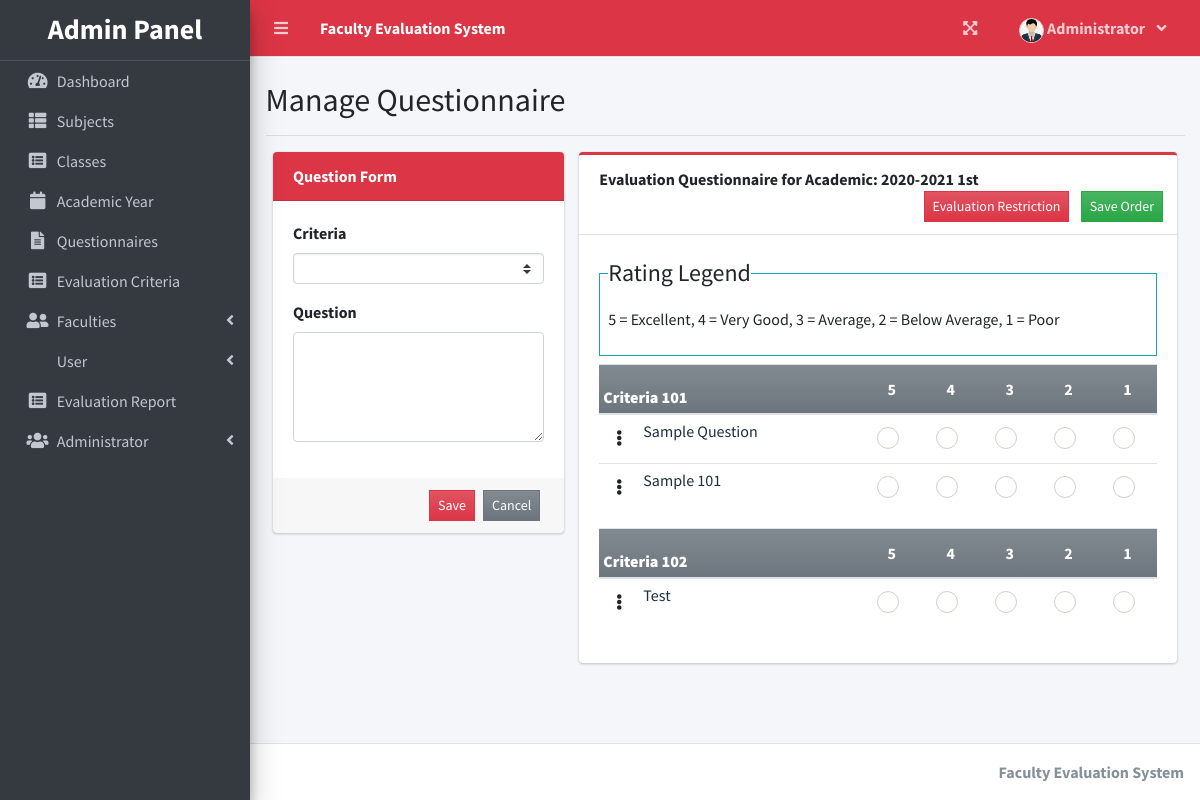
The app's page /index.php?page=manage_questionnaire&id=3 (signed in) with its own data.
### tables this page shows
CREATE TABLE `criteria_list` (
  `id` int(30) NOT NULL,
  `criteria` text NOT NULL,
  `order_by` int(30) NOT NULL
);

CREATE TABLE `question_list` (
  `id` int(30) NOT NULL,
  `academic_id` int(30) NOT NULL,
  `question` text NOT NULL,
  `order_by` int(30) NOT NULL,
  `criteria_id` int(30) NOT NULL
);

### admin/manage_questionnaire.php (the view, shortened to what this page needs)
<?php
include 'db_connect.php';
function ordinal_suffix($num){
    $num = $num % 100;
    if($num < 11 || $num > 13){
         switch($num % 10){
            case 1: return $num.'st';
        }
    }
    return $num.'th';
}
?>
<div class="text"><br><h2>Manage Questionnaire <br></h1></div>
 <hr>
<div class="container-fluid">
	<div class="row">
		<div class="col-md-4">
			<div class="card card-info card-red">
				<div class="card-header">
					<b>Question Form</b>
				</div>
				<div class="card-body">
					<form action="" id="manage-question">
						<div class="form-group">
							<label for="">Criteria</label>
							<select name="criteria_id" id="criteria_id" class="custom-select custom-select-sm select2">
								<option value=""></option>
							<?php
								$criteria = $conn->query("SELECT * FROM criteria_list order by abs(order_by) asc ");
								while($row = $criteria->fetch_assoc()):
							?>
							<option value="<?php echo $row['id'] ?>"><?php echo $row['criteria'] ?></option>
							<?php endwhile; ?>
							</select>
						</div>
						<div class="form-group">
							<label for="">Question</label>
							<textarea name="question" id="question" cols="30" rows="4" class="form-control" required=""><?php echo isset($question) ? $question : '' ?></textarea>
						</div>
					</form>
				</div>
				<div class="card-footer">
					<div class="d-flex justify-content-end w-100">
						<button class="btn btn-sm btn-danger btn-flat bg-gradient-red mx-1" form="manage-question">Save</button>
						<button class="btn btn-sm btn-flat btn-secondary bg-gradient-secondary mx-1" form="manage-question" type="reset">Cancel</button>
					</div>
				</div>
			</div>
		</div>
		<div class="col-md-8">
			<div class="card card-outline card-danger">
				<div class="card-header">
					<b>Evaluation Questionnaire for Academic: <?php echo $year.' '.(ordinal_suffix($semester)) ?> </b>
					<div class="card-tools">
						<button class="btn btn-sm btn-flat btn-danger bg-gradient-red mx-1" id="eval_restrict" type="button">Evaluation Restriction</button>
						<button class="btn btn-sm btn-flat btn-success bg-gradient-success mx-1" form="order-question">Save Order</button>
					</div>
				</div>
				<div class="card-body">
					<fieldset class="border border-info p-2 w-100">
					   <legend  class="w-auto">Rating Legend</legend>
					   <p>5 = Excellent, 4 = Very Good, 3 = Average, 2 = Below Average, 1 = Poor</p>
					</fieldset>
					<form id="order-question">
					<?php
						$criteria = $conn->query("SELECT * FROM criteria_list order by abs(order_by) asc ");
						while($crow = $criteria->fetch_assoc()):
					?>
					<table class="table table-condensed">
						<thead>
							<tr class="bg-gradient-secondary">
								<th colspan="2" class=" p-1"><b><?php echo $crow['criteria'] ?></b></th>
								<th class="text-center">5</th>
								<th class="text-center">4</th>
								<th class="text-center">3</th>
								<th class="text-center">2</th>
								<th class="text-center">1</th>
							</tr>
						</thead>
						<tbody class="tr-sortable">
							<?php
							$questions = $conn->query("SELECT * FROM question_list where criteria_id = {$crow['id']} and academic_id = $id order by abs(order_by) asc ");
							while($row=$questions->fetch_assoc()):
							?>
							<tr class="bg-white">
								<td class="p-1 text-center" width="5px">
									<span class="btn-group dropright">
									  <span type="button" class="btn" data-toggle="dropdown" aria-haspopup="true" aria-expanded="false">
									   <i class="fa fa-ellipsis-v"></i>
									  </span>
									</span>
								</td>
								<td class="p-1" width="40%">
									<?php echo $row['question'] ?>
								</td>
								<?php for($c=0;$c<5;$c++): ?>
								<td class="text-center">
									<div class="icheck-success d-inline">
				                        <label for="qradio<?php echo $row['id'].'_'.$c ?>">
				                        </label>
			                      </div>
								</td>
								<?php endfor; ?>
							</tr>
							<?php endwhile; ?>
						</tbody>
					</table>
					<?php endwhile; ?>
					</form>
				</div>
			</div>
		</div>
	</div>
</div>

### records on screen
criteria_list: criteria "Criteria 101"
question_list: question "Sample Question"
question_list: question "Sample 101"
criteria_list: criteria "Criteria 102"
question_list: question "Test"

### other values on screen
$_SESSION['system']['name'] "Faculty Evaluation System"
$_SESSION['login_firstname'] "Administrator"
$year "2020-2021"
ordinal_suffix($semester) "1st"
